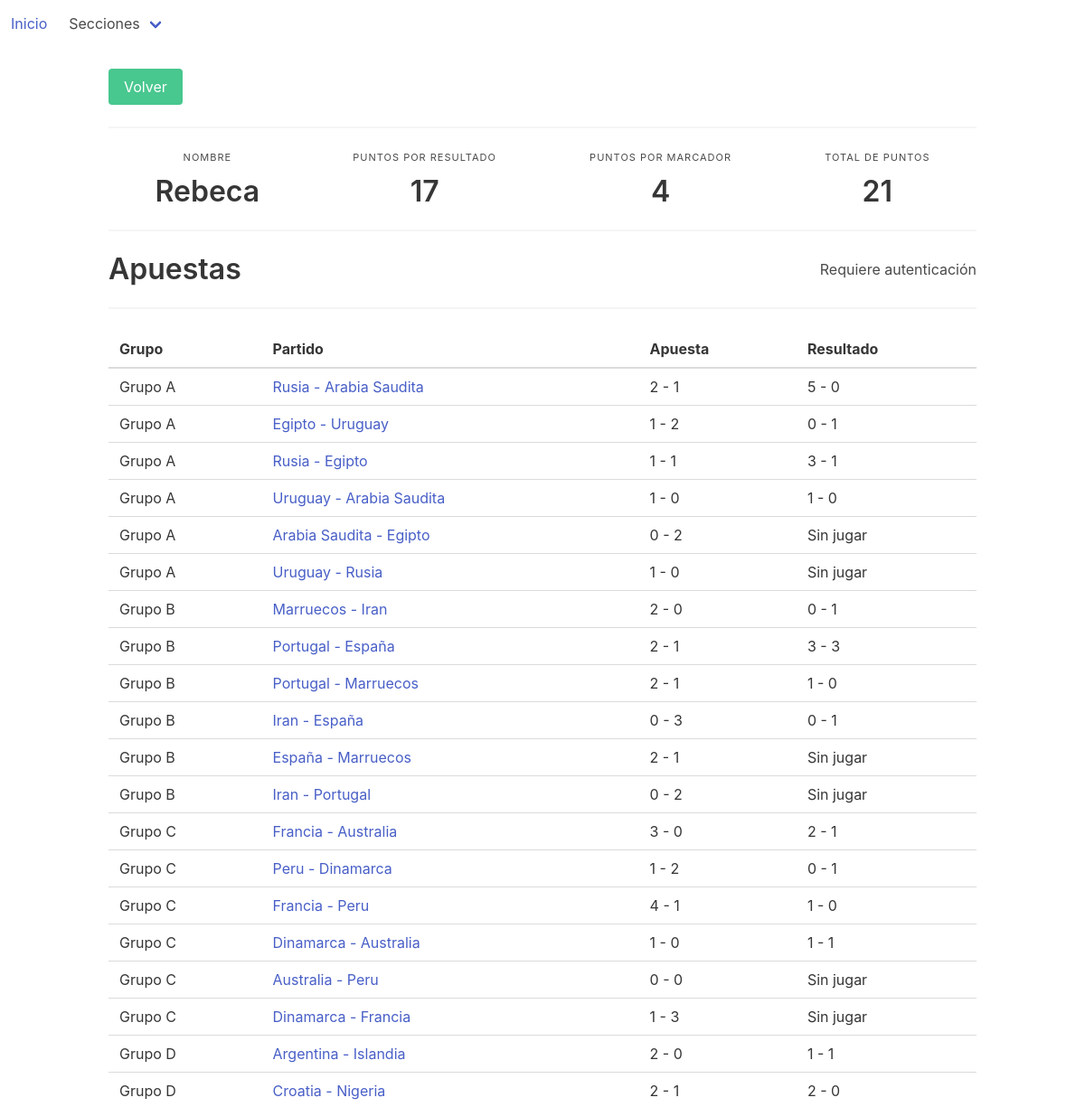
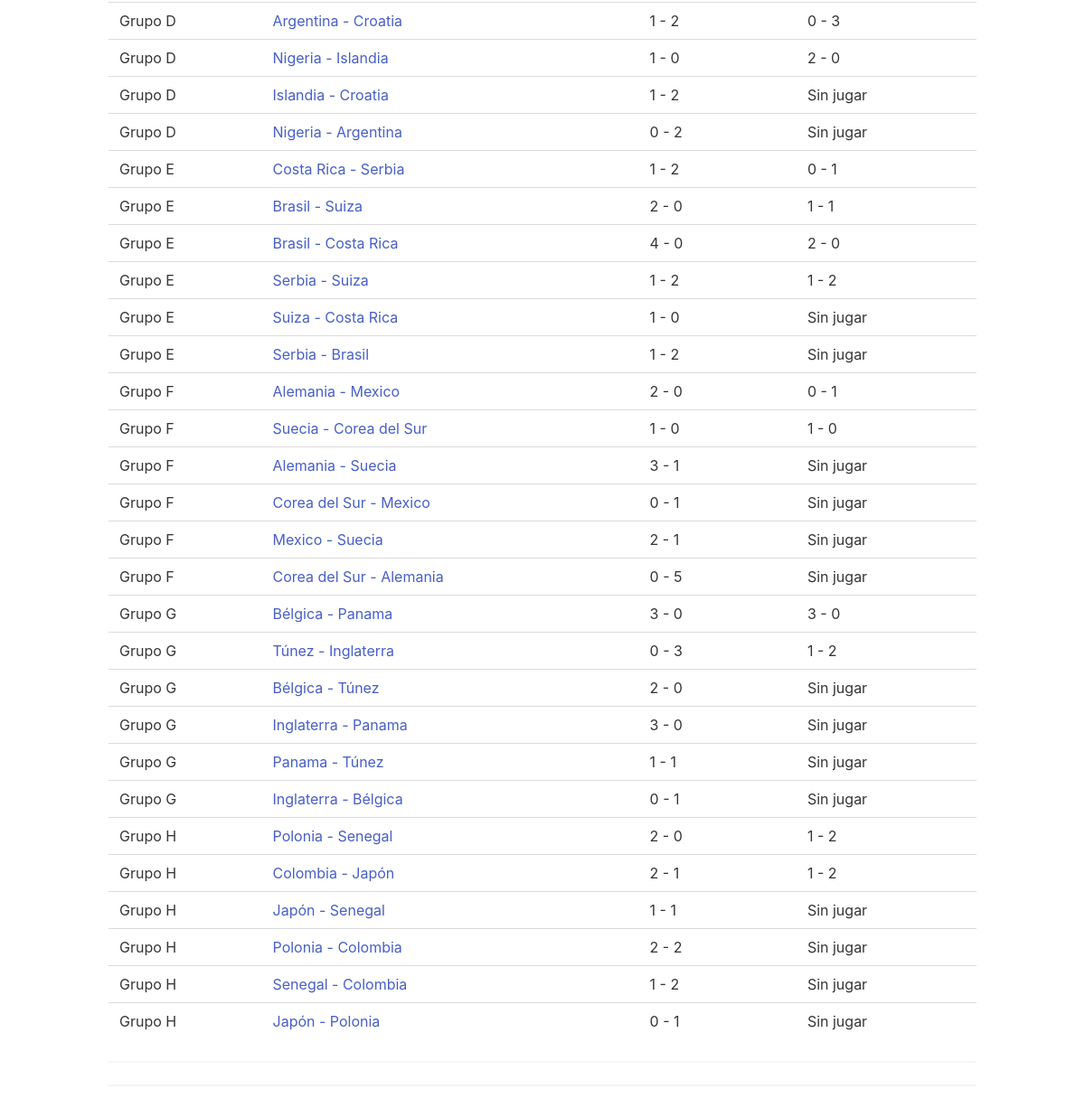
Page /dashboard/gamblers/35 on the earlier database version (2 pictures, top to bottom).
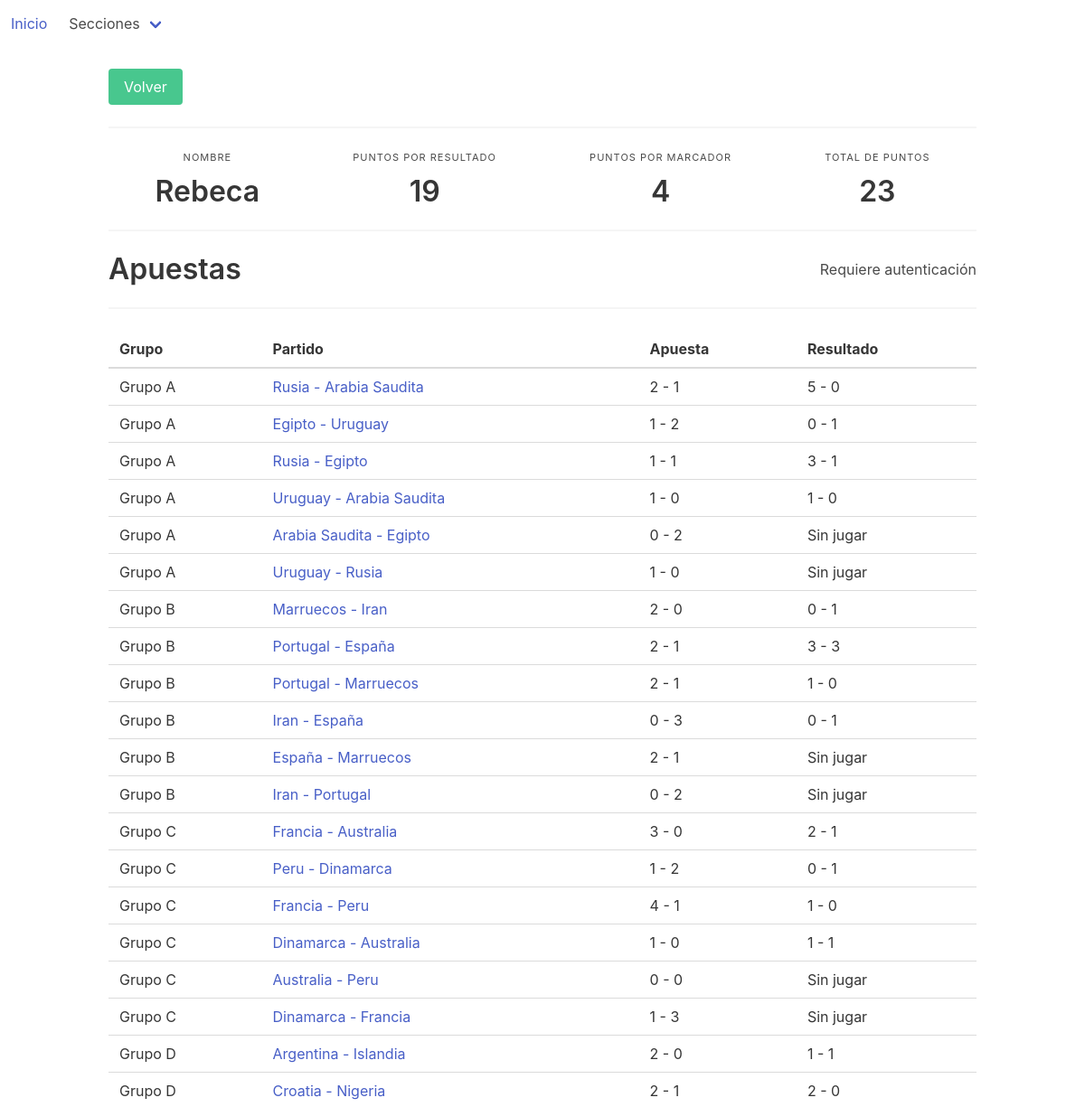
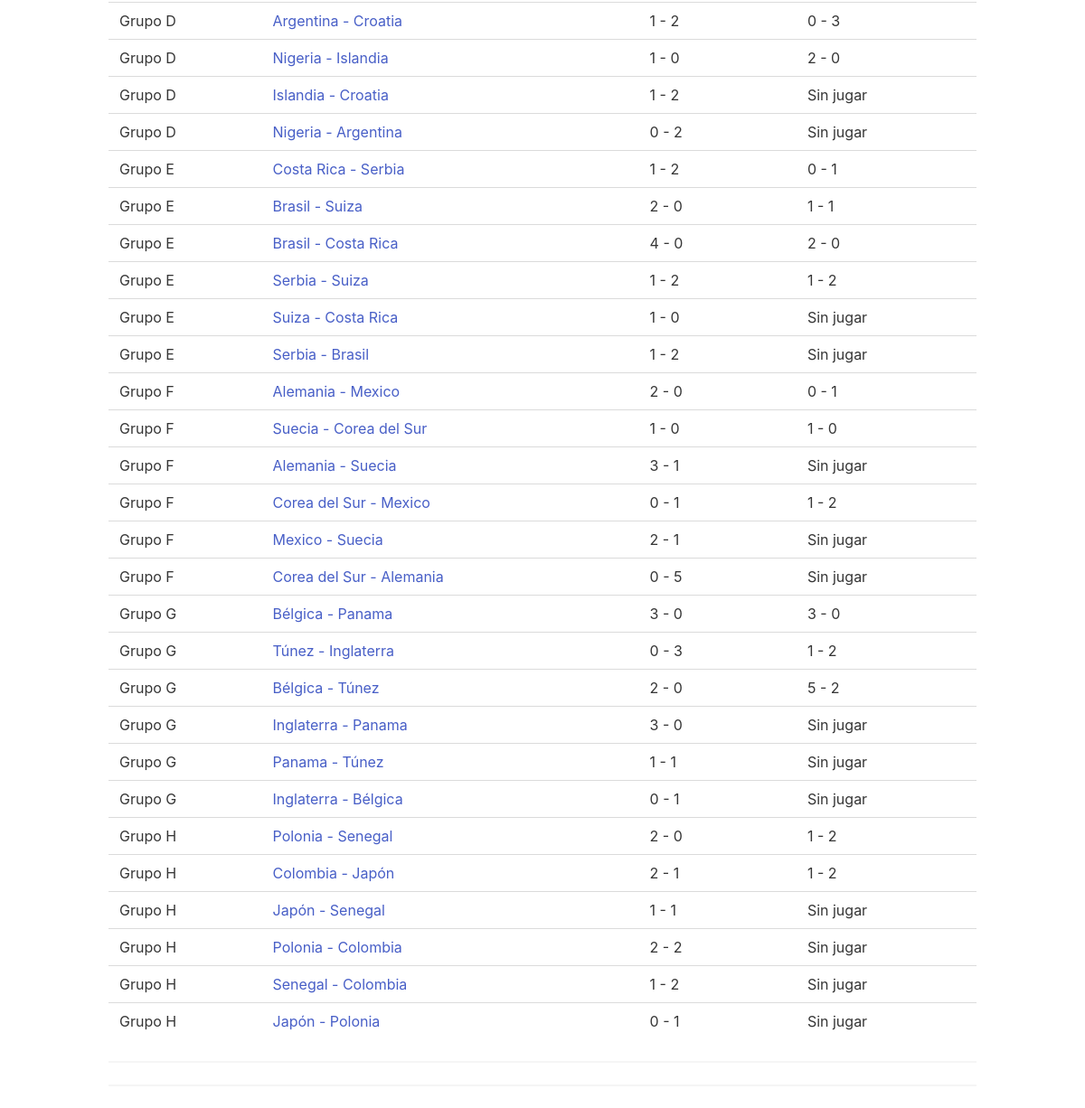
Same page on the later database version (2 pictures, top to bottom).
### dashboard/models.py (models this page shows, shortened)
class Gambler(models.Model):
    name = models.CharField(max_length=48)
    points_result = models.IntegerField(default=0)
    points_score = models.IntegerField(default=0)
    points_8vo = models.IntegerField(default=0)
    points_4vo = models.IntegerField(default=0)
    points_semi = models.IntegerField(default=0)
    points_3er = models.IntegerField(default=0)
    points_final = models.IntegerField(default=0)

class Bet(models.Model):
    source = models.ForeignKey('Gambler', on_delete=models.DO_NOTHING, verbose_name='Fuente')
    match = models.ForeignKey('Match', on_delete=models.DO_NOTHING, verbose_name='Partido de referencia')
    team1 = models.ForeignKey('Team', on_delete=models.DO_NOTHING, related_name='bteam1', default="2",
                              verbose_name='Equipo 1')
    team2 = models.ForeignKey('Team', on_delete=models.DO_NOTHING, related_name='bteam2', default="2",
                              verbose_name='Equipo 2')
    goals_team1 = models.IntegerField(default=0, verbose_name='Goles equipo 1')
    goals_team2 = models.IntegerField(default=0, verbose_name='Goles equipo 2')
    checked = models.BooleanField(default=False)
    class Meta:
        ordering = ["source"]
        unique_together = (("source", "match"),)

class Match(models.Model):
    team1 = models.ForeignKey('Team', on_delete=models.DO_NOTHING, related_name='team1')
    team2 = models.ForeignKey('Team', on_delete=models.DO_NOTHING, related_name='team2')
    game_date = models.DateTimeField(null=True)

class Team(models.Model):
    GROUP_CHOICES = (
        ('A', 'Grupo A'),
        ('B', 'Grupo B'),
        ('C', 'Grupo C'),
        ('D', 'Grupo D'),
        ('E', 'Grupo E'),
        ('F', 'Grupo F'),
        ('G', 'Grupo G'),
        ('H', 'Grupo H'),
    )
    group = models.CharField(choices=GROUP_CHOICES, max_length=1, null=True, default='A')
    name = models.CharField(max_length=32)
    code = models.CharField(max_length=32)
    cups = models.IntegerField(default=0)
    finals = models.IntegerField(default=0)
    semifinals = models.IntegerField(default=0)
    class Meta:
        ordering = ["name"]
    def __str__(self):
        return self.name

### dashboard/views.py (the view)
# urls.py: url(r'^gamblers/(?P<pk>\d+)$', views.GamblerDetailView.as_view(), name='gambler-detail'),
class GamblerDetailView(DetailView):
    model = Gambler

### dashboard/templatetags/custom_tags.py (called while the page is built)
@register.filter()
def total_points(value, arg):
    gambler = Gambler.objects.get(name=arg)
    points = gambler.points_semi + gambler.points_score + gambler.points_final + gambler.points_8vo+gambler.points_4vo + gambler.points_3er + gambler.points_result
    return str(points)

@register.filter()
def result(value, arg):
    try:
        bet = Bet.objects.get(match=arg, source__name="Oficial")
    except Bet.DoesNotExist:
        return 'Sin jugar'
    return str(bet.goals_team1) + " - " + str(bet.goals_team2)

### templates/dashboard/gambler_detail.html (shortened to what this page needs)
{% extends 'base.html' %}
{% load custom_tags %}
{% block content %}
    <a class="button is-success" href="{% url 'gambler-list' %}">Volver</a>
    <hr>
    <div class="level">
        <div class="level-item has-text-centered">
            <div>
                <p class="heading">Nombre</p>
                <p class="title">{{ gambler.name }}</p>
            </div>
        </div>
        <div class="level-item has-text-centered">
            <div>
                <p class="heading">Puntos por resultado</p>
                <p class="title">{{ gambler.points_result }}</p>
            </div>
        </div>
        <div class="level-item has-text-centered">
            <div>
                <p class="heading">Puntos por marcador</p>
                <p class="title">{{ gambler.points_score }}</p>
            </div>
        </div>
        <div class="level-item has-text-centered">
            <div>
                <p class="heading">Total de puntos</p>
                <p class="title"> {{ value|total_points:gambler.name }}</p>
            </div>
        </div>
    </div>
    <hr>
    <div class="level">
        <div>
            <p class="title">
                Apuestas
            </p>
        </div>
        <br/>
        {% if user.is_authenticated %}
            <a class="button is-info is-pulled-right" href="{% url 'bet-create' %}">Nueva apuesta</a>
        {% else %}
            <p class="is-pulled-right">Requiere autenticación</p>
        {% endif %}
    </div>
    <hr>
    <div class="level">
        <table class="table">
            <thead>
            <tr>
                <th>Grupo</th>
                <th>Partido</th>
                <th>Apuesta</th>
                <th>Resultado</th>
            </tr>
            </thead>
            <tbody>
            {% for bet in gambler.bet_set.all %}
                <tr>
                    {% for round in bet.team1.round_set.all %}
                        <td>{{ round.team.get_group_display }}</td>
                    {% endfor %}
                    <td><a href="{% url 'bet-detail' bet.pk %}">{{ bet.team1 }} - {{ bet.team2 }}</a></td>
                    <td>{{ bet.goals_team1 }} - {{ bet.goals_team2 }}</td>
                    <td>{{ total|result:bet.match }}</td>
                </tr>
            {% endfor %}
            </tbody>
        </table>
    </div>
    <hr>
    <hr>
{% endblock %}

Differences in the rows shown:
changed Gambler "Rebeca": points_result "17" → "19"; name+points_semi+points_score "21" → "23"
changed Bet (number 34 of 48 on the later page): match.goals_team2 "Sin jugar" → "1 - 2"
changed Bet (number 39 of 48 on the later page): match.goals_team2 "Sin jugar" → "5 - 2"
